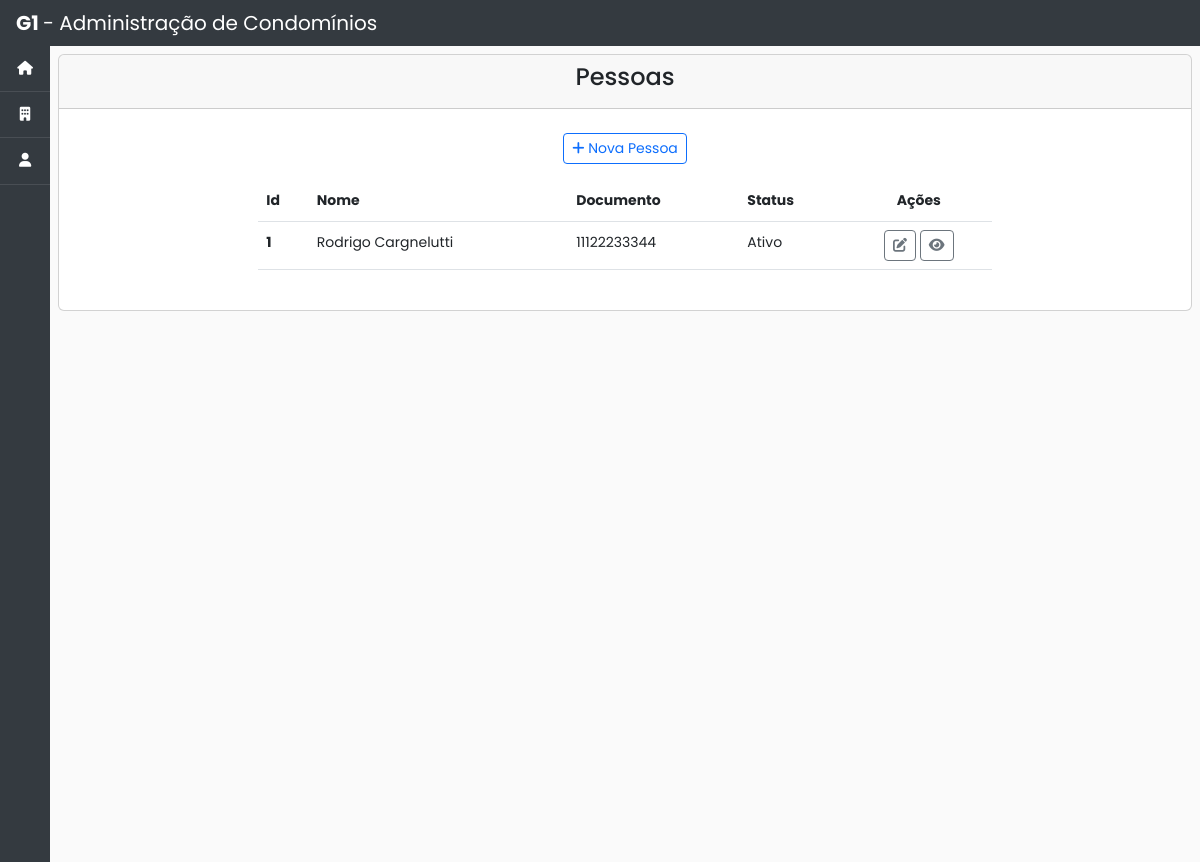
The app's page /condominios/pessoa_list/, older data.
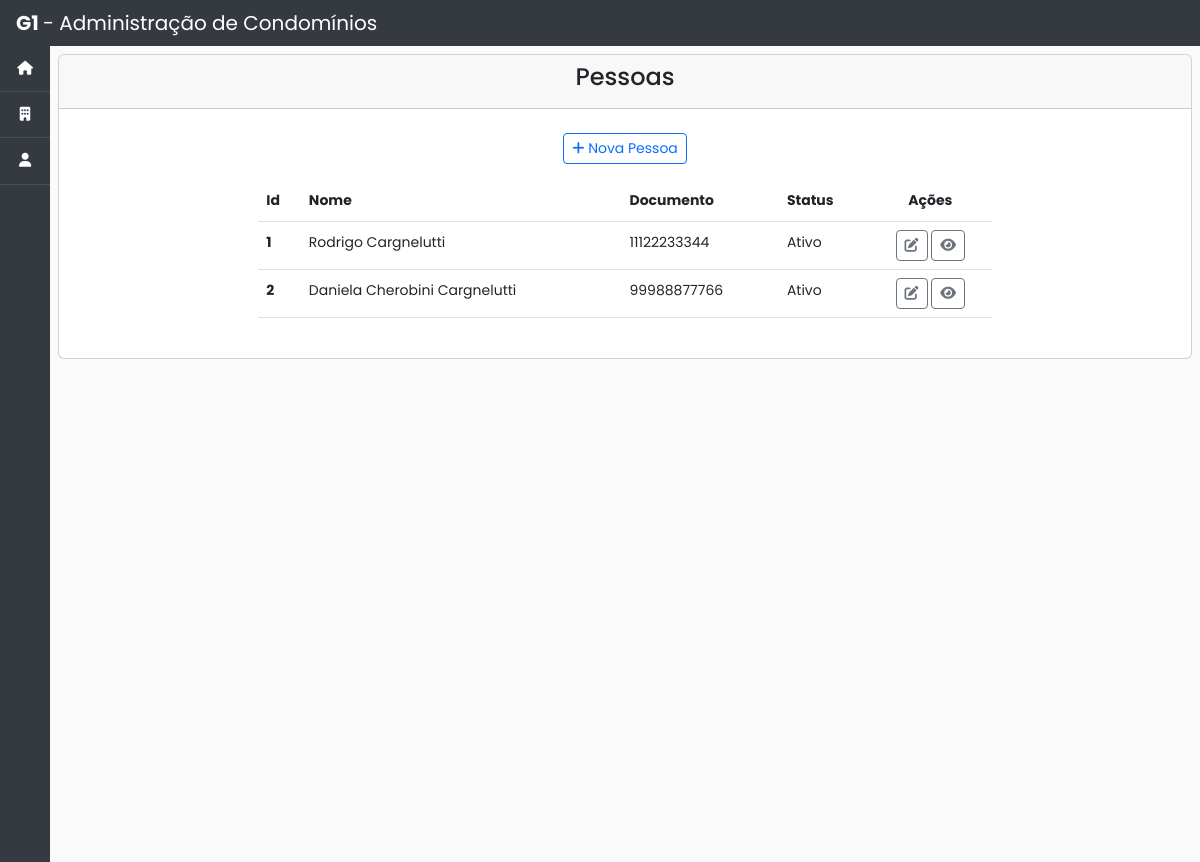
The same page, newer data.
### condominio/models.py (models this page shows, shortened)
class Pessoa(models.Model):
    class Status(models.TextChoices):
        ATIVO = 'Ativo', 'Ativo'
        INATIVO = 'Inativo', 'Inativo'
    nome = models.CharField(max_length=200)
    documento = models.CharField('CPF', max_length=20)
    status = models.CharField(choices=Status.choices, default=Status.ATIVO, max_length=10)
    created_at = models.DateTimeField(auto_now_add=True)
    updated_at = models.DateTimeField(auto_now=True)

### condominio/views.py (the view)
# urls.py: path('pessoa_list/', views.PessoaList.as_view(), name='pessoa_list'), # noqa
class PessoaList(ListView):
    model = Pessoa
    queryset = Pessoa.objects.all()

### condominio/templates/condominio/pessoa_list.html (shortened to what this page needs)
{% extends 'base.html' %}
{% block content %}
  <div class="card">
    <div class="card-header text-center">
      <h4>Pessoas</h4>
    </div>
    <div class="card-body">
      <div class="col-8 m-auto pt-2 pb-2 text-center" >
        <a href="{% url 'condominio:pessoa_create'%}" class="btn btn-outline-primary btn-sm"> <span class="fas fa-plus"></span> Nova Pessoa</a>
      </div>
      <div class="col-8 m-auto pt-2 pb-2 ">
        <table class="table">
          <thead class="thead-dark">
            <tr>
              <th scope="col">Id</th>
              <th scope="col">Nome</th>
              <th scope="col">Documento</th>
              <th scope="col">Status</th>
              <th scope="col" style="text-align: center">Ações</th>
            </tr>
          </thead>
          <tbody>
            {% for pessoa in object_list %}
            <tr>
              <th scope="row">{{pessoa.id}}</th>
              <td>{{pessoa.nome}}</td>
              <td>{{pessoa.documento}}</td>
              <td>{{pessoa.status}}</td>
              <td style="text-align: center">
                <a href=" {% url 'condominio:pessoa_update' pk=pessoa.id %}" class="btn btn-outline-secondary btn-sm" data-bs-toggle="tooltip" data-bs-placement="top" title="Editar"><i class="fas fa-edit"></i></a>
                <a href=" {% url 'condominio:pessoa_detail' pk=pessoa.id %}" class="btn btn-outline-secondary btn-sm" data-bs-toggle="tooltip" data-bs-placement="top" title="Visualizar"><i class="fas fa-light fa-eye"></i></a>
              </td>
            </tr>
            {% endfor %}
          </tbody>
        </table>
      </div>
    </div>
  </div>
{% endblock %}

Row changes from the older to the newer data that the page shows:
added Pessoa: id "2", nome "Daniela Cherobini Cargnelutti", documento "99988877766", status "Ativo"
